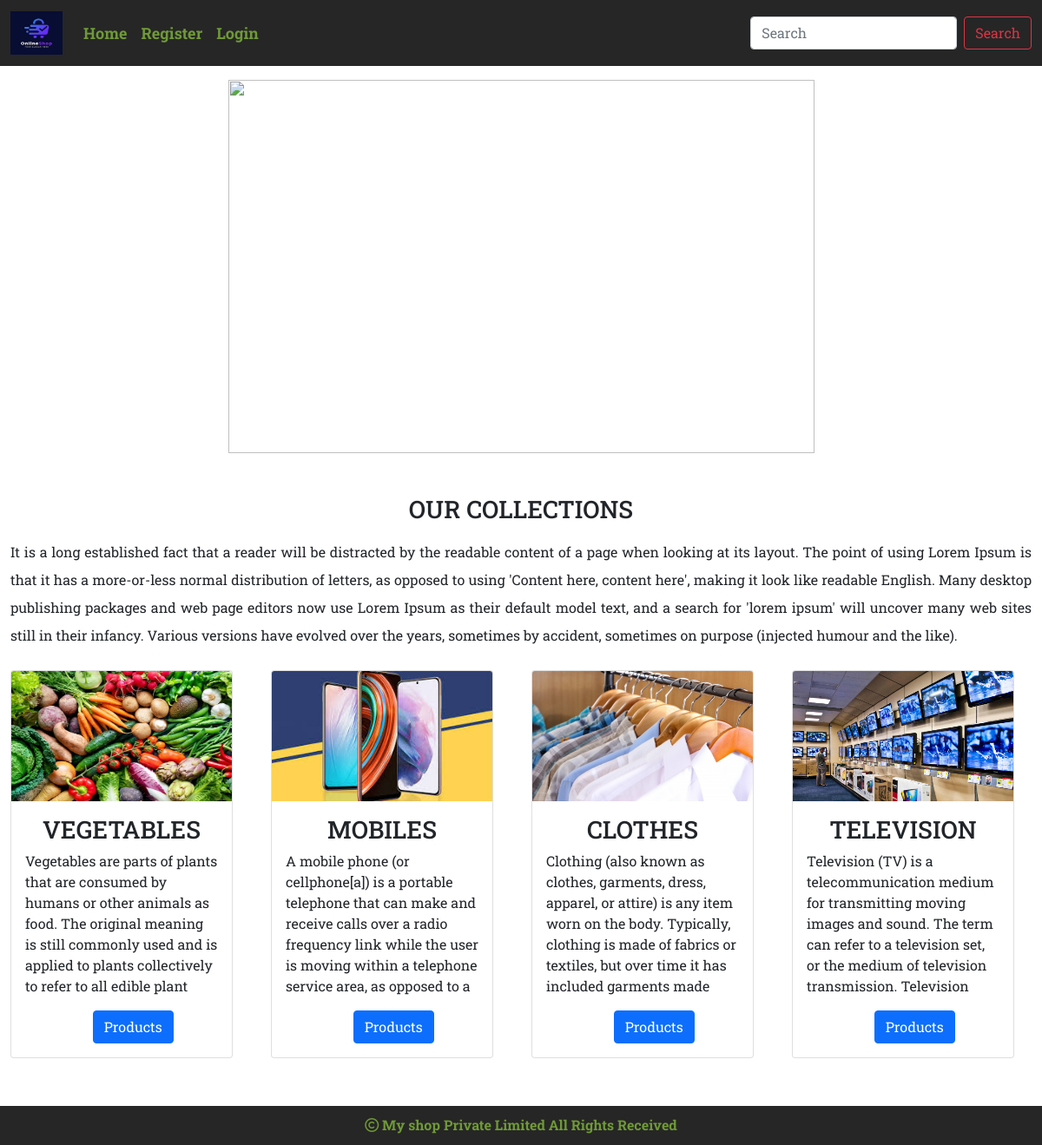
The page / on the database its author committed.
### Shop/models.py (models this page shows, shortened)
class Category(models.Model):
    cname=models.CharField(max_length=200)
    description=models.TextField()
    image=models.ImageField(upload_to='Shop/Category',null=True,blank=True)

### Shop/views.py (the view)
# urls.py: path('', views.Allcategory, name="Allcategory"),
def Allcategory(request):
    c=Category.objects.all()
    return render(request,'Category.html',{'c':c})

### Cart/context_processors.py (called while the page is built, shortened)
def counter(request):
    item_count=0
    return {'count':item_count}

### Shop/context_processors.py (called while the page is built)
def menu_links(request):
    links = Category.objects.all()
    return {'links':links}

### Templates/Category.html
<!DOCTYPE html>
{% extends 'Base.html' %}
{% load static %}
{% block content %}
<div class="mt-3">
    <center>
     <img src="{% static 'Images/Ecommerce banner 3.jpg' %}" height="430px" width="75%">
    </center>
</div>
<div class="container-fluid mt-5 ">
    <h3 class="text-center mb-3 text-uppercase">Our collections</h3>
    <p style="text-align:justify;line-height:2;">It is a long established fact that a reader will be distracted by the readable content of a page when looking at its layout. The point of using Lorem Ipsum is that it has a more-or-less normal distribution of letters, as opposed to using 'Content here, content here', making it look like readable English. Many desktop publishing packages and web page editors now use Lorem Ipsum as their default model text, and a search for 'lorem ipsum' will uncover many web sites still in their infancy. Various versions have evolved over the years, sometimes by accident, sometimes on purpose (injected humour and the like).</p>
</div>
<div class="container-fluid mt-4" style="margin-bottom:100px;">
    <div class="row">
        {% for i in c %}
        <div class="col-sm-3">
            <div class="card" style="width: 16rem;">
  <img src="{{i.image.url}}" class="card-img-top" height="150px" width="100%" alt="...">
  <div class="card-body">
    <h3 class="card-title text-uppercase text-center">{{i.cname}}</h3>
    <p class="card-text">{{i.description}}</p>
    <a href="{% url 'Shop:Allproduct' i.cname %}" style="position:relative;left:35%;" class="btn btn-primary">Products</a>
  </div>
            </div>
        </div>
        {% endfor %}
     </div>
</div>
{% endblock %}

### Static/Css/Style.css (style rules this page uses)
body { font-family: 'Roboto Slab', serif; }

### rows shown on the page
Category: image (picture), cname "VEGETABLES", description "Vegetables are parts of plants that are consumed by humans or other animals as food. The original meaning is still commonly used and is applied to plants collectively to refer to all edible plant"
Category: image (picture), cname "MOBILES", description "A mobile phone (or cellphone[a]) is a portable telephone that can make and receive calls over a radio frequency link while the user is moving within a telephone service area, as opposed to a"
Category: image (picture), cname "CLOTHES", description "Clothing (also known as clothes, garments, dress, apparel, or attire) is any item worn on the body. Typically, clothing is made of fabrics or textiles, but over time it has included garments made"
Category: image (picture), cname "TELEVISION", description "Television (TV) is a telecommunication medium for transmitting moving images and sound. The term can refer to a television set, or the medium of television transmission. Television"
